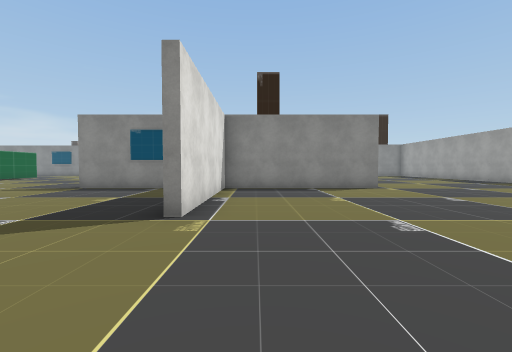
View 1 (above)

13 first-person views from a walk through a 3-D level made in the Unity game engine. The camera is 1.4 m above the floor, tilts 2° down and sees 90° across. The floor is counted in squares, 2 m on a side. Each view is taken from the middle of a square. On the plan, view 1 faces up. The plan holds only what a view shows up to about 9 squares ahead; the rest is blank. The place goes on beyond the plan. The player character is not drawn. Some animated figures are not drawn. Some surface patterns are stand-ins.

View 2
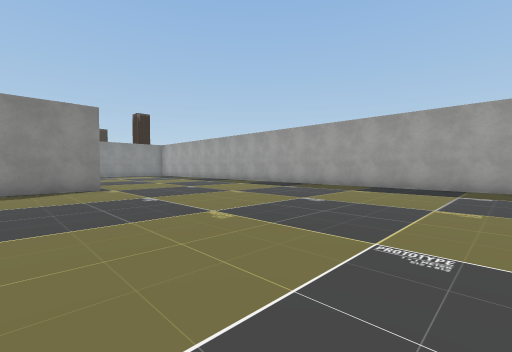

View 3
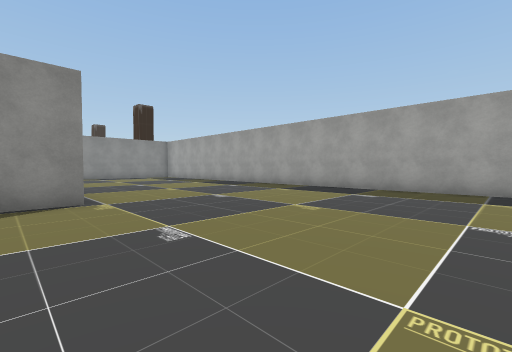

View 4
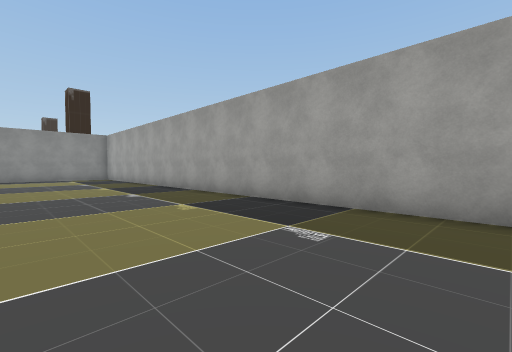

View 5
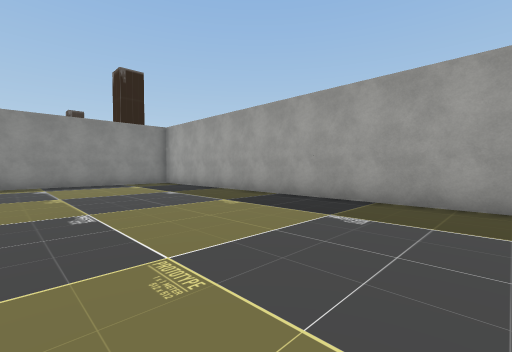

View 6
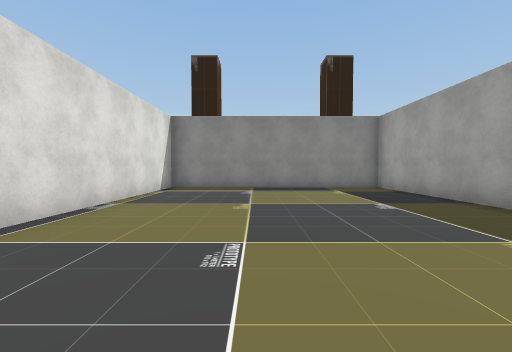

View 7
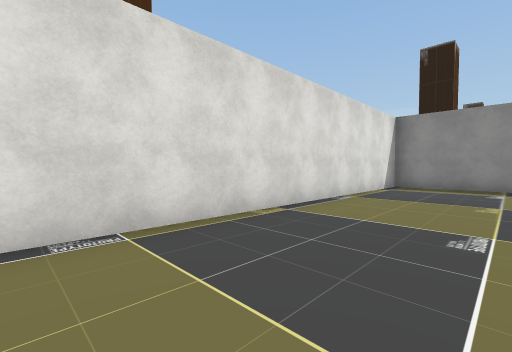

View 8
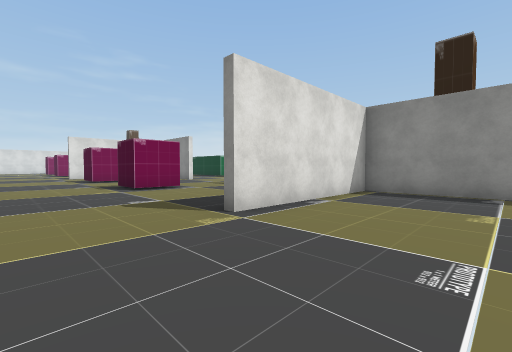

View 9
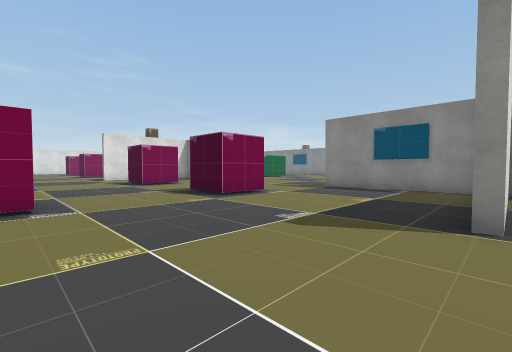

View 10
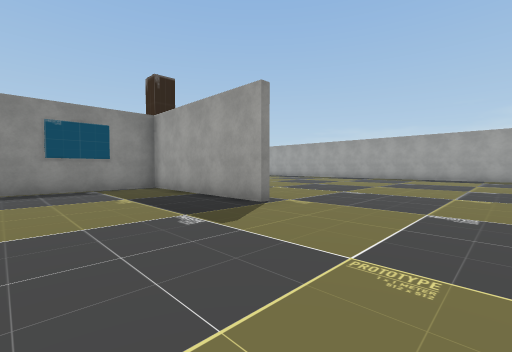

View 11
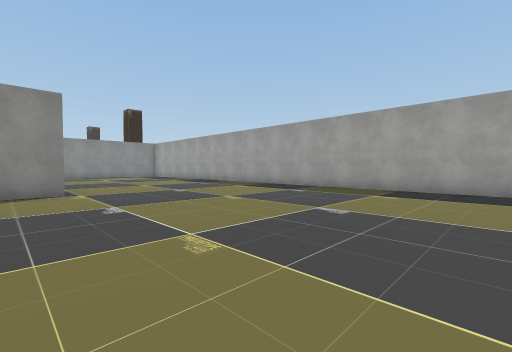

View 12
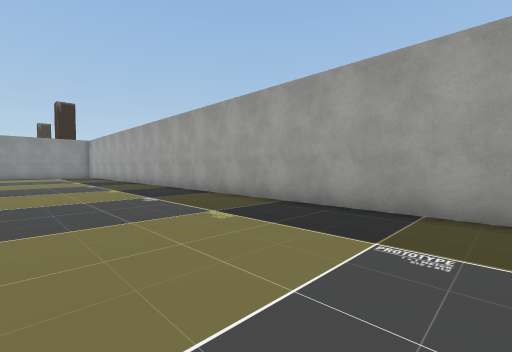

View 13
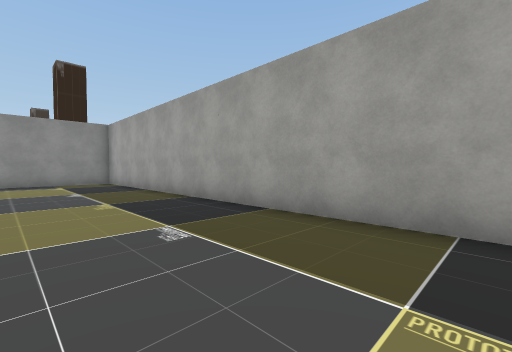

### Floor plan
Points are (right, up) in squares from view 1. A wall is a line through its corners. A room is listed if a view was taken in it or the views show most of it. See-through windows are left out.
Room 1 (views 1, 2, 3, 4, 5, 6, 7, 8, 9, 11, 12, 13)
walls: (4.1, 8.6) (-1, 8.6) (-1, 3.5); (-1.3, 3.5) (-1.3, 8.6) (-4.5, 8.6); (11.2, -0.1) (11.2, 19.8) (4.1, 19.8) (4.1, 9.9); (-6, 5.4) (-6, 3.9)
ways out: opening at (-5.4, 3.9) to room 2
Room 2 (view 10)
walls: (-4.5, 8.6) (-6, 8.6); (-6, 3.9) (-7.6, 3.9); (-6, 0.4) (-6, -0.1)
ways out: opening at (-5.4, 3.9) to room 1

Positions as (right, up) in squares from view 1, and headings:
1: (0, 0), facing up
2: (2, 0), facing up-right
3: (3, 3), facing up-right
4: (7, 4), facing up-right
5: (6, 9), facing up-right
6: (7, 11), facing up
7: (7, 10), facing up-left
8: (2, 1), facing up-left
9: (-1, 0), facing up-left
10: (-5, 0), facing up-right
11: (3, 1), facing up-right
12: (7, 0), facing up-right
13: (8, 8), facing up-right
